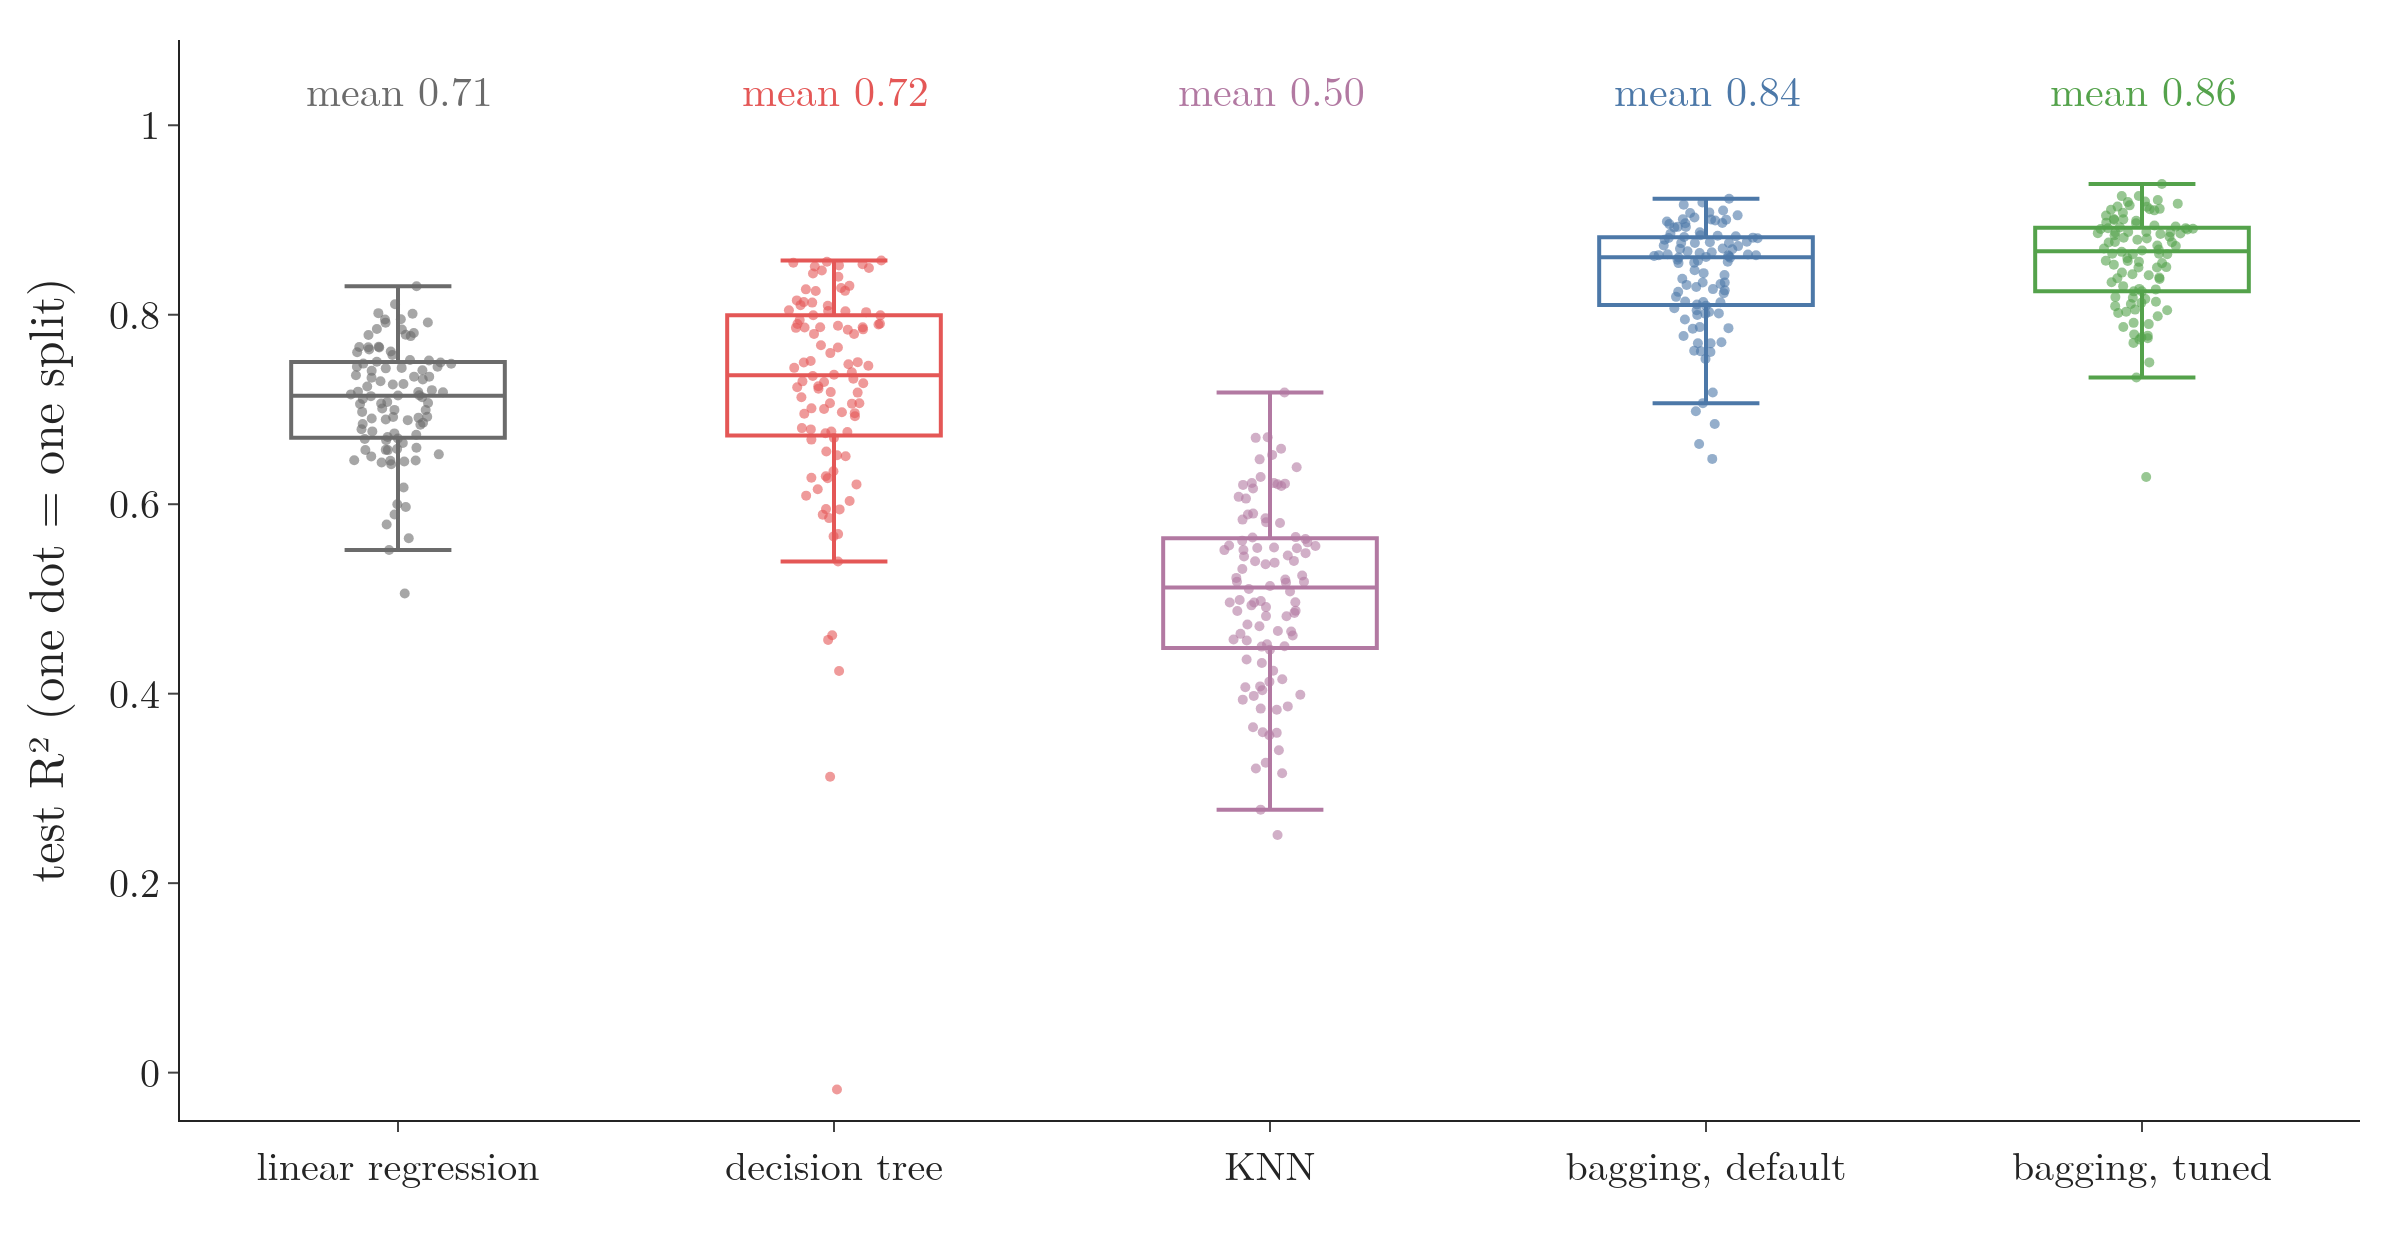

Write the Python code that produced this figure.
"""Section 4: test R² of five regressors on the Boston housing data over the same 100 random 404/102 splits.
Each dot is one split; the box shows the middle half; the number is the mean. (Plotly)"""
from pathlib import Path

import numpy as np
import pandas as pd
import plotly.graph_objects as go
from sklearn.ensemble import BaggingRegressor
from sklearn.linear_model import LinearRegression
from sklearn.model_selection import train_test_split
from sklearn.neighbors import KNeighborsRegressor
from sklearn.tree import DecisionTreeRegressor

HERE = Path(__file__).parent
boston = pd.read_csv(HERE.parent / "data" / "boston.csv")
X, y = boston.drop(columns="MEDV"), boston["MEDV"]
splits = [train_test_split(X, y, test_size=0.2, random_state=s) for s in range(100)]     # as in the Notebook
makers = {"linear regression": LinearRegression, "decision tree": lambda: DecisionTreeRegressor(random_state=1),
          "KNN": KNeighborsRegressor, "bagging, default": lambda: BaggingRegressor(random_state=1),
          "bagging, tuned": lambda: BaggingRegressor(n_estimators=50, random_state=1)}
scores = {n: np.array([m().fit(a, c).score(b, d) for a, b, c, d in splits]) for n, m in makers.items()}
means = [round(s.mean(), 3) for s in scores.values()]
assert means == [0.708, 0.716, 0.504, 0.841, 0.857], means
assert int((scores["bagging, tuned"] > scores["bagging, default"]).sum()) == 79
t = scores["bagging, tuned"]
assert round(t.min(), 2) == 0.63 and round(t.max(), 2) == 0.94
print(means, {n: (round(s.min(), 2), round(s.max(), 2)) for n, s in scores.items()})

COL = ["#6B6B6B", "#E45756", "#B279A2", "#4C78A8", "#54A24B"]
fig = go.Figure()
for (n, s), c, m in zip(scores.items(), COL, means):
    fig.add_trace(go.Box(y=s, name=n, boxpoints="all", jitter=0.5, pointpos=0, marker=dict(color=c, size=5, opacity=0.6),
                         line=dict(color=c, width=2), fillcolor="rgba(0,0,0,0)", showlegend=False))
    fig.add_annotation(x=n, y=1.04, text=f"mean {m:.2f}", showarrow=False, font=dict(size=21, color=c))
fig.update_yaxes(title="test R² (one dot = one split)", range=[-0.05, 1.09])
fig.update_layout(template="simple_white", width=1200, height=620, font=dict(family="Latin Modern Roman", size=20),
                  margin=dict(l=90, r=20, t=20, b=60))
fig.write_image(HERE / "boston_splits.png", scale=2)
fig.write_image(HERE / "boston_splits.pdf")
